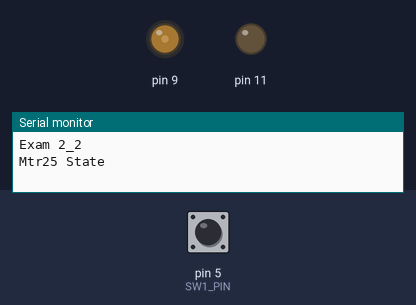
A sketch run on a simulated Arduino Uno, built with avr-gcc and run on an emulated ATmega328P. Shown: output pins drawn as LEDs (lit = HIGH), the last lines printed to the serial monitor. Inputs (shaded band) come from the test bench; at power-on: pin 5 (SW1_PIN) HIGH.

Above: at 1.2 s.
1.3 s: pin 5 (SW1_PIN) pulled LOW for 0.15 s
At 2.5 s:
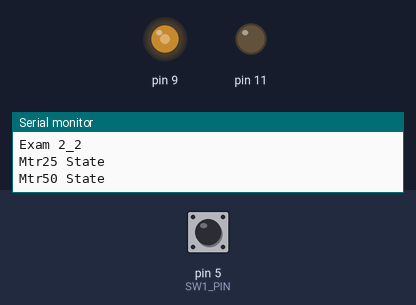
2.9 s: pin 5 (SW1_PIN) pulled LOW for 1 s
At 4.0 s:
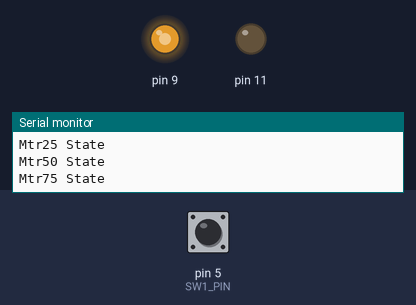
5.4 s: pin 5 (SW1_PIN) pulled LOW for 3.2 s
At 6.0 s:
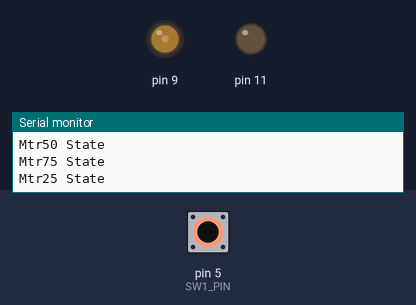
Timing chart, 0 to 8.4 s (numbered marks = the images above; inputs shaded):
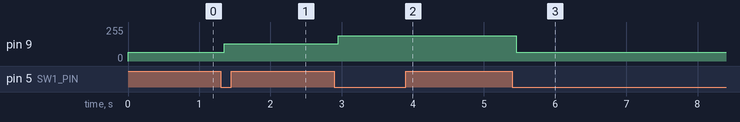

The sketch:

Exam2_2.ino
```cpp
#define SW1_PIN 5 //Going to have this act as reset once last state reached
boolean isSwPressed, prevIsSwPressed, isSwRise, isSwFall, isSwChange;

enum {Mtr25, Mtr50, Mtr75};

int state = Mtr25, prevState = !state;
boolean isNewState;

void setup() {
  //pinMode(SW1_PIN, INPUT_PULLUP);
  DDRD &= (0<<PORTD5);
  PORTD |= (1<<PORTD5);

  //Output on pin 9
  DDRB |= 00000010;
  //pinMode(9,OUTPUT);
  DDRB |= (1<<PORTB1);

  Serial.begin(9600);
  Serial.println(F("Exam 2_2"));
} // setup()

//****************************************************************************
void Mtr25_PWM(void) {
  //PWM 25% at 15KHZ

  TCCR1A = 0; // set to defaults
  TCCR1B = 0; // set to defaults

  //PWM, Phase and Frequency Correct
  TCCR1A  = (0 << WGM11)|(0 << WGM10);    // first part of setup for FPFC PWM (mode 8)
  TCCR1B  = (1 << WGM13)|(0 << WGM12);    // second part of setup for FPFC PWM (mode 8)

  //Clear on
  TCCR1A |= (1 << COM1B1)|(1 << COM1B0);  // non-inverting PWM on channel B: PORTB2, UNOd10
  TCCR1A |= (1 << COM1A1)|(0 << COM1A0);  // non-inverting PWM on channel A: PORTB1, UNOd9

  //Clock prescaler
  TCCR1B |= (0 << CS12)|(0 << CS11)|(1 << CS10); // no prescale

  //Waveform information
  ICR1 = 10000;  // period
  OCR1A = 2500;  // dc 2500/10000

}

//****************************************************************************
void Mtr50_PWM(void) {
  //PWM 50% at 15KHZ
  OCR1A = 5000;  // dc 5000/10000
}

//****************************************************************************
void Mtr75_PWM(void) {
  //PWM 75% at 15KHZ
  OCR1A = 7500;  // dc 7500/10000
}

void loop() {
  prevIsSwPressed = isSwPressed;
  isSwPressed = !digitalRead(SW1_PIN);
  isSwRise = (isSwPressed && !prevIsSwPressed);
  isNewState = (state != prevState);
  prevState = state;

  switch (state) {
    case Mtr25:
      if (isNewState) Serial.println("Mtr25 State");
      //Function for 25%DC
      Mtr25_PWM();
      //Delay to see output
      delay(50);
      //State transition on sw1 press
      if (isSwRise) state = Mtr50;
     break;


    case Mtr50:
      if (isNewState) Serial.println("Mtr50 State");
      //Function for 50%DC
      Mtr50_PWM();
      //Delay to see output
      delay(50);
      //State transition on sw1 press
      if (isSwRise) state = Mtr75;
    break;


    case Mtr75:
      if (isNewState) Serial.println("Mtr75 State");
      //Function for 75%DC
      Mtr75_PWM();
      delay(50);
      //State transition on sw1 press (loop back to idle (25% DC) state)
      if (isSwRise) state = Mtr25;
    break;

    //Default/idle state is 25% DC
    default: state = Mtr25;

  } // switch (state)
} // loop()
```

Measured:
- after the input at 1.3 s, pin 9: 64/255 → 128/255 after 0.05 s
- after the input at 2.9 s, pin 9: 128/255 → 191/255 after 0.05 s
- after the input at 5.4 s, pin 9: 191/255 → 64/255 after 0.05 s
